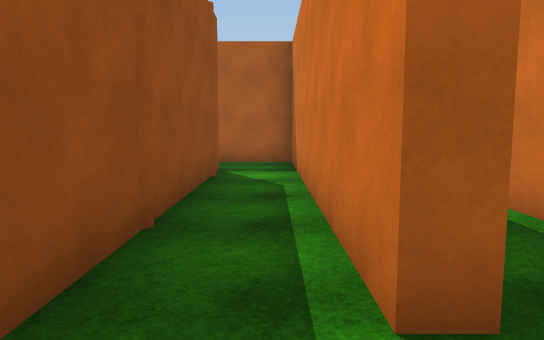
view 1 (above)

16 first-person views from a walk through a 3-D level made in the Unity game engine. The camera is 1.4 m above the floor, tilts 6° down and sees 70° across. The floor is counted in squares, 1.8 m on a side. Each view is taken from the middle of a square. On the plan, view 1 faces up. The plan holds only what a view shows up to about 12 squares ahead; the rest is blank. The place goes on beyond the plan. The player is left out. Surface patterns are stand-ins for the level's own textures.

view 2
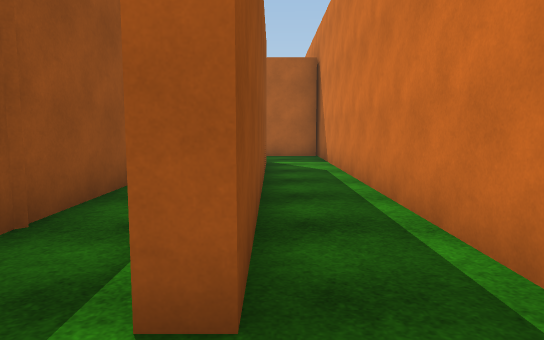

view 3
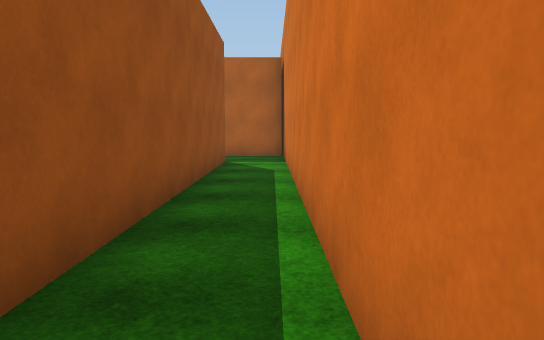

view 4
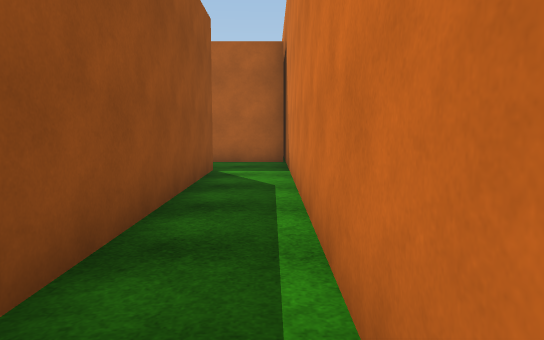

view 5
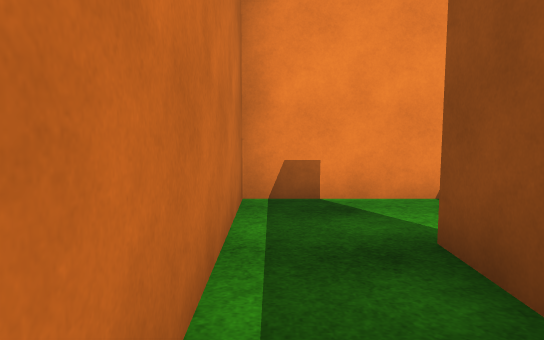

view 6
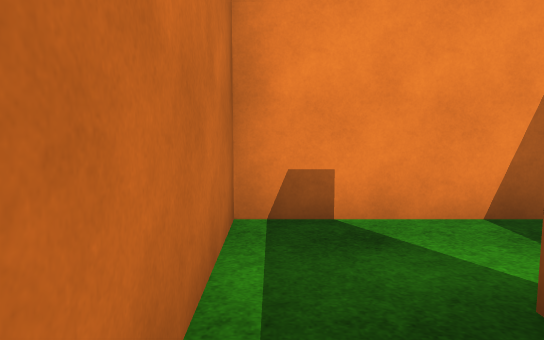

view 7
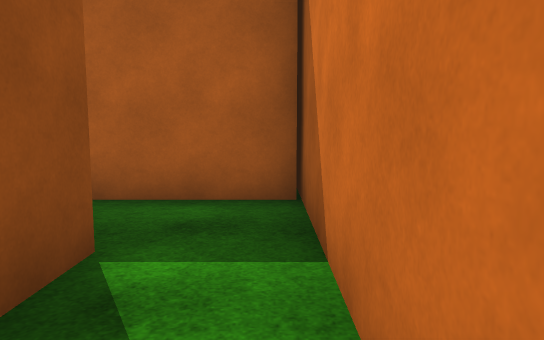

view 8
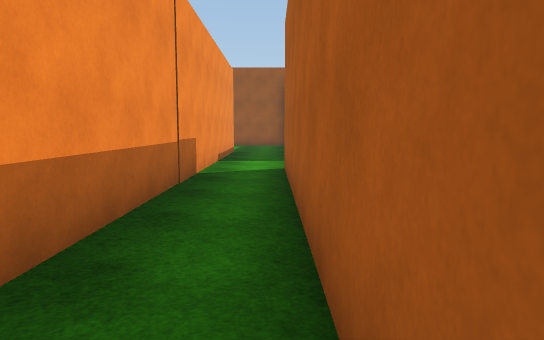

view 9
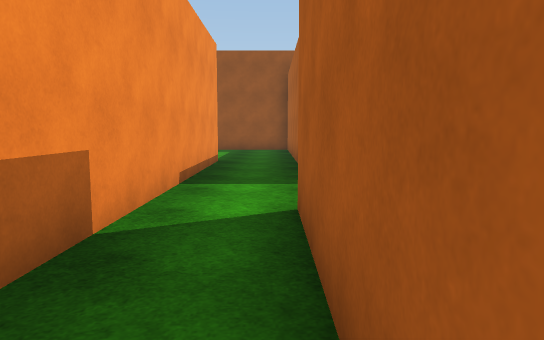

view 10
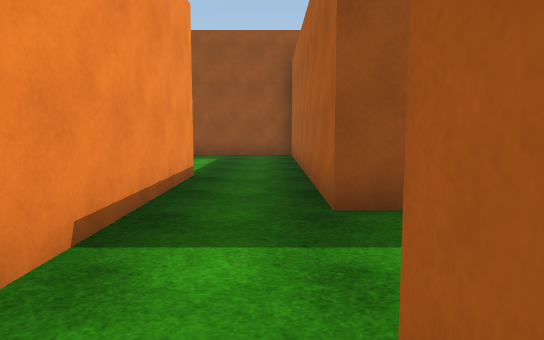

view 11
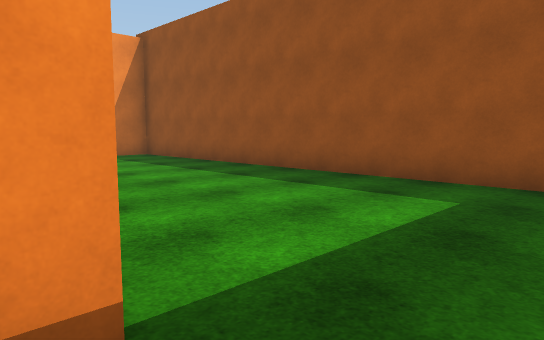

view 12
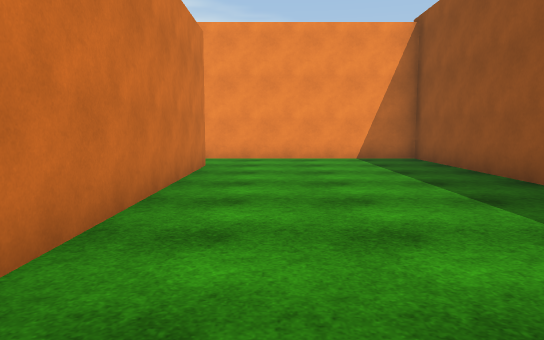

view 13
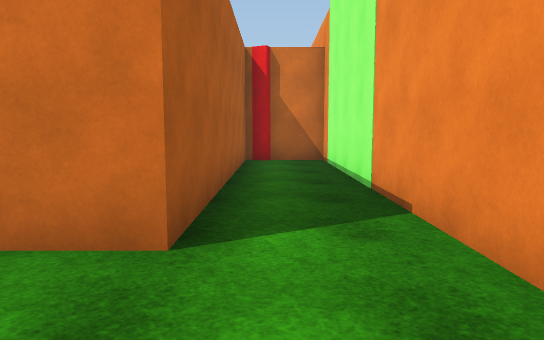

view 14
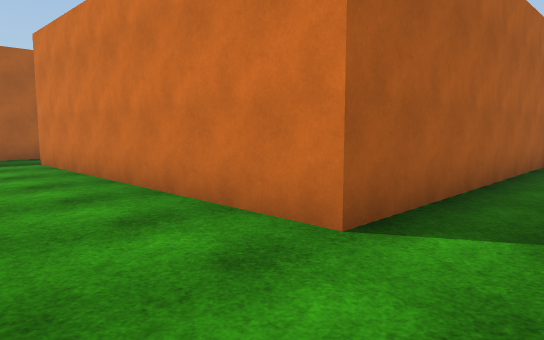

view 15
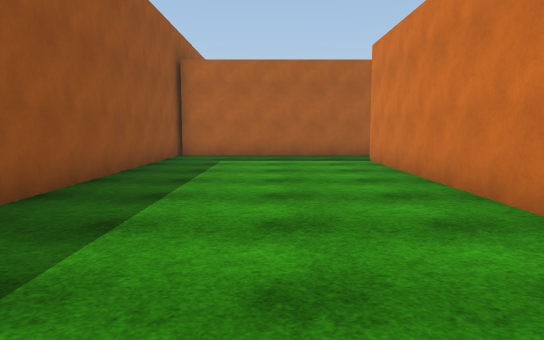

view 16
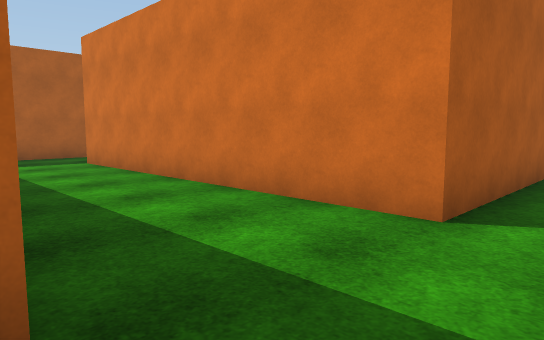

### Floor plan
Points are (right, up) in squares from view 1. A wall is a line through its corners. A room is listed if a view was taken in it or the views show most of it. See-through windows are left out.
Room 1 (view 1)
walls: (0.5, 1.4) (0.5, 9.2) (-1.4, 9.2); (-1, 7.4) (-1, 1.4); (-0.4, -0.3) (0.6, -0.3)
ways out: opening at (1, 0.5) to room 2
Room 2 (views 2, 3, 4, 5, 6, 7, 8, 9, 10, 11, 12, 13, 14, 15, 16)
walls: (-8.7, 12.4) (-8.7, 11.6) (-16.8, 11.6); (-16.8, 12.1) (-16.8, -0.3) (-4.1, -0.3) (-4.1, 1.1); (0.9, 9.5) (0.9, 1.4) (0.5, 1.4); (-4.4, 1.1) (-4.1, 1.7) (-11.6, 1.7) (-11.6, 9.7) (0.1, 9.7); (-4.9, 21.3) (-6.8, 21.3); (2.4, 11.3) (-5.7, 11.3) (-5.7, 19.2); (0.6, -0.3) (2.3, -0.3) (2.3, 12.2)
ways out: opening at (1, 0.5) to room 1; opening at (-4.5, 20.5)

Positions as (right, up) in squares from view 1, and headings:
1: (0, 0), facing up
2: (1, 0), facing up
3: (2, 0), facing up
4: (2, 2), facing up
5: (2, 4), facing down
6: (2, 3), facing down
7: (2, 7), facing up
8: (2, 11), facing left
9: (-2, 11), facing left
10: (-5, 11), facing left
11: (-11, 11), facing down-left
12: (-13, 10), facing down
13: (-14, 1), facing right
14: (-14, 0), facing up-right
15: (-14, 0), facing up
16: (-9, 10), facing up-right
